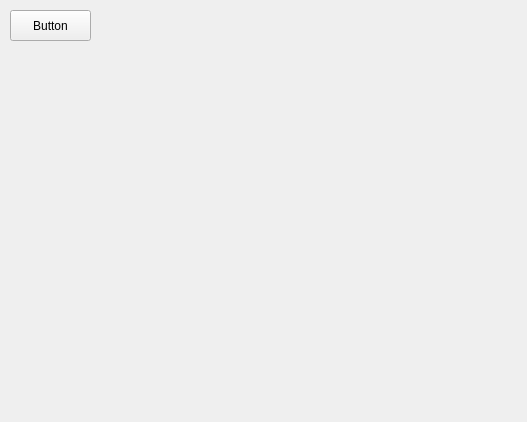
<?xml version="1.0" encoding="UTF-8"?>
<ui version="4.0">
 <class>Form</class>
 <widget class="QWidget" name="Form">
  <property name="geometry">
   <rect>
    <x>0</x>
    <y>0</y>
    <width>527</width>
    <height>422</height>
   </rect>
  </property>
  <property name="windowTitle">
   <string>Form</string>
  </property>
  <widget class="QPushButton" name="pushButton">
   <property name="geometry">
    <rect>
     <x>10</x>
     <y>10</y>
     <width>81</width>
     <height>31</height>
    </rect>
   </property>
   <property name="text">
    <string>Button</string>
   </property>
  </widget>
 </widget>
 <resources/>
 <connections/>
</ui>
